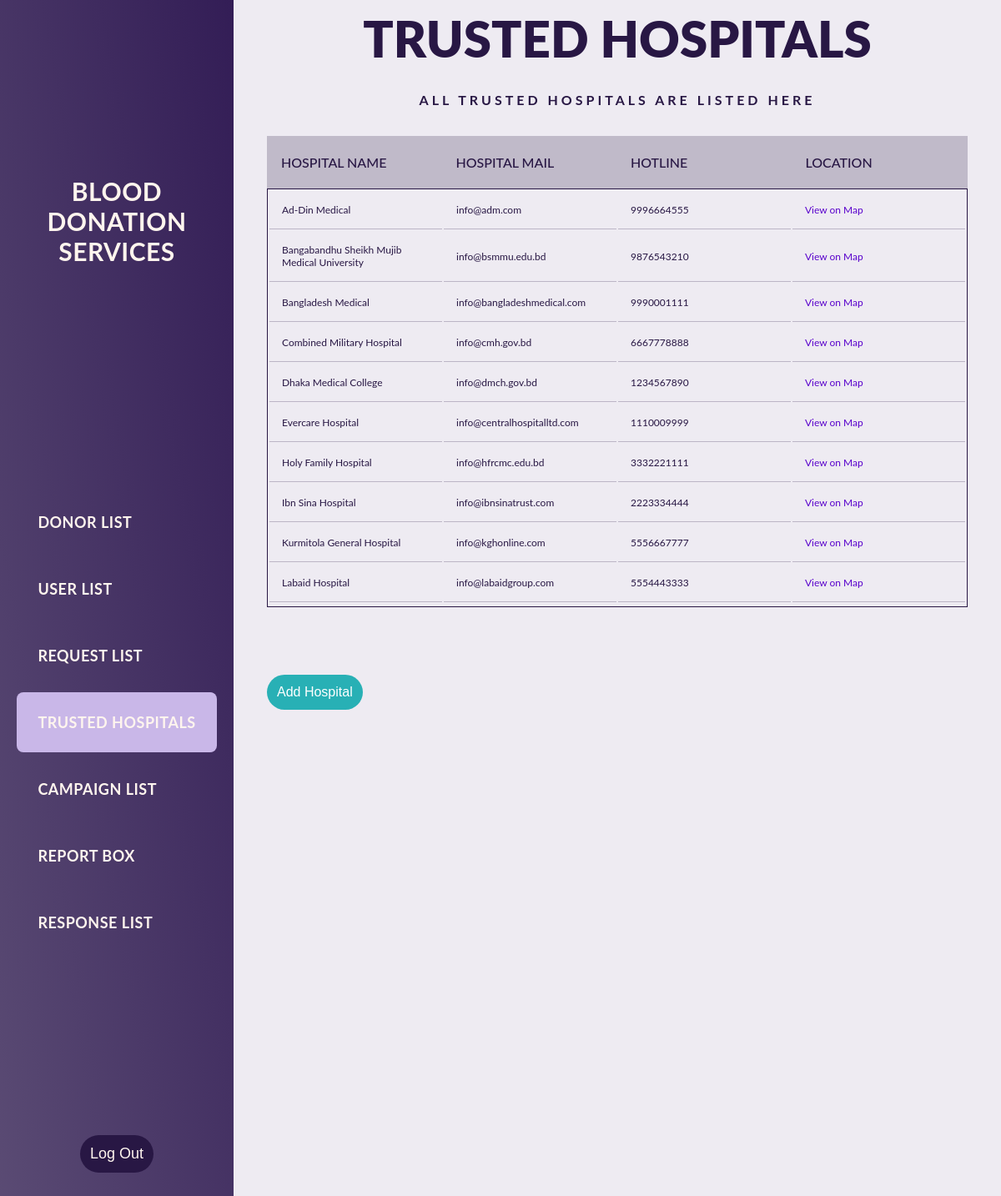
The page /admin_view_trusted_hospitals.php on the database its author committed.
### tables this page shows
CREATE TABLE `trusted_hospitals` (
  `hospital_name` varchar(50) NOT NULL,
  `hospital_mail` varchar(100) DEFAULT NULL,
  `hotline` varchar(15) DEFAULT NULL,
  `location` varchar(500) DEFAULT NULL
);

### admin_view_trusted_hospitals.php (the view, shortened to what this page needs)
<?php
    $conn = mysqli_connect("localhost", "root", "370_summer23", "blood_donation_services");
?>
<!DOCTYPE html>
<html lang="en">
<head>
    <link rel="stylesheet" type="text/css" href="admin_view.css">
</head>
<body>
    <div id="page_wrapper">
        <div id="sidenav" class="sidenav">
            <div class="logo_section">
                <h3>BLOOD DONATION</br>SERVICES</h3>
            </div>
            <div class="sidenav_header">
                <a href="admin_view_donor_list.php" class="active_color">
                    <div class="sidenav_link">
                        <h3>DONOR LIST</h3>
                    </div>
                </a>
                <a href="admin_view_user_list.php">
                    <div class="sidenav_link">
                        <h3>USER LIST</h3>
                    </div>
                </a>
                <a href="admin_view_request_list.php">
                    <div class="sidenav_link">
                        <h3>REQUEST LIST</h3>
                    </div>
                </a>
                <a href="">
                    <div class="sidenav_link active">
                        <h3>TRUSTED HOSPITALS</h3>
                    </div>
                </a>
                <a href="admin_view_campaign_list.php">
                    <div class="sidenav_link">
                        <h3>CAMPAIGN LIST</h3>
                    </div>
                </a>
                <a href="admin_view_report_box.php">
                    <div class="sidenav_link">
                        <h3>REPORT BOX</h3>
                    </div>
                </a>
                <a href="admin_view_response_list.php">
                    <div class="sidenav_link">
                        <h3>RESPONSE LIST</h3>
                    </div>
                </a>
            </div>
            <form action="logout.php" method="post">
                <button type="submit">Log Out</button>
            </form>
        </div>
        <main>
            <header>
                <div class="text">
                    <h2 class="head_tran"><span>TRUSTED HOSPITALS</span></h2>
                    <p class="head_head">ALL TRUSTED HOSPITALS ARE LISTED HERE</p>
                </div>
            </header>
            <section class="List">
                <div class="tbl-header">
                    <table>
                        <thead>
                            <tr>
                                <th>Hospital Name</th>
                                <th>Hospital Mail</th>
                                <th>Hotline</th>
                                <th>Location</th>
                            </tr>
                        </thead>
                    </table>
                </div>
                <div class="tbl-content">
                    <table>
                        <tbody>
                        <?php
                            $query = "SELECT * FROM trusted_hospitals";
                            $result = mysqli_query($conn, $query);
                            while($row = mysqli_fetch_assoc($result)){
                                echo "<tr>";
                                echo "<td>" . $row['hospital_name'] . "</td>";
                                echo "<td>" . $row['hospital_mail'] . "</td>";
                                echo "<td>" . $row['hotline'] . "</td>";
                                echo "<td><a href='" . $row['location'] . "' target='_blank'>View on Map</a></td>";
                                echo "</tr>";
                            }
                        ?>
                        </tbody>
                    </table>
                </div>
            </section>
            <p></br></p>
            <form action="admin_add_trusted_hospitals.php" method="GET">
                <input class="add" type="submit" value="Add Hospital">
            </form>
        </main>
    </div>
</body>
</html>

### admin_view.css (style rules this page uses)
body { margin: 0px; padding: 0px; background-color: var(--accent-dark); }
h2, h3 { margin: 0px; padding: 10px; }
:root { --accent-clr: #2a3ebc; --accent-dark: #a293b82e; --accent-light: rgb(93, 46, 46); --accent-dark_pirple: #281744; --text: seashell; }
#page_wrapper { height: 100vh; display: grid; grid-template-columns: 280px 1fr; font-family: 'Lato', sans-serif; }
.sidenav { background-image: linear-gradient(to top right, #5c4d75, #331d56); display: flex; flex-direction: column; justify-content: space-evenly; gap: 30px; align-items: center; }
button { padding: 12px; border: none; font-size: 18px; color: var(--text); border-radius: 30px; background-color: #281744; cursor: pointer; }
.sidenav_link { padding: 15px; margin-bottom: 8px; }
.sidenav_link.active { font-weight: 700; background-color: #c9b7e8; border-radius: 8px; }
.logo_section { padding: 20px 0px 50px 0px; padding-inline: 14px; text-align: center; color: var(--text); }
.logo_section h3 { font-weight: bold; font-size: 30px; }
h3 { color: var(--text); font-size: 18px; letter-spacing: .5px; }
a { text-decoration: none; }
.add { margin-top: 10px; margin-bottom: 10px; background-color: rgb(40, 176, 181); padding: 12px; border-radius: 30px; border: none; cursor: pointer; font-size: 16px; color: white; }
main { padding-bottom: 30px; padding-inline: 40px; }
.head_tran { font-size: 60px; color: #ffffff; text-transform: uppercase; font-weight: 900; text-align: center; transition: .6s; }
.head_head { text-align: center; }
h2 { font-size: 32px; font-weight: 300; color: var(--accent-clr); }
p { line-height: 145%; letter-spacing: 4px; font-weight: 700; color: var(--accent-dark_pirple); margin-bottom: 32px; }
.List { width: 100%; }
table { width: 100%; table-layout: fixed; }
.tbl-header { background-color: #2817443b; }
.tbl-content { height: 500px; overflow-y: scroll; border: 1px solid #281744; }
th { padding: 20px 15px; text-align: left; font-weight: 500; font-size: 16px; color: var(--accent-dark_pirple); text-transform: uppercase; }
td { padding: 15px; text-align: left; font-weight: 400; font-size: 12px; color: var(--accent-dark_pirple); border-bottom: 1px solid #28174440; }
span { color: var(--accent-dark_pirple); }
.tbl-content a { color: #5902cc; text-decoration: none; }

### rows shown on the page
trusted_hospitals: hospital_name "Ad-Din Medical", hospital_mail "info@adm.com", hotline "9996664555"
trusted_hospitals: hospital_name "Bangabandhu Sheikh Mujib Medical University", hospital_mail "info@bsmmu.edu.bd", hotline "9876543210"
trusted_hospitals: hospital_name "Bangladesh Medical", hospital_mail "info@bangladeshmedical.com", hotline "9990001111"
trusted_hospitals: hospital_name "Combined Military Hospital", hospital_mail "info@cmh.gov.bd", hotline "6667778888"
trusted_hospitals: hospital_name "Dhaka Medical College", hospital_mail "info@dmch.gov.bd", hotline "1234567890"
trusted_hospitals: hospital_name "Evercare Hospital", hospital_mail "info@centralhospitalltd.com", hotline "1110009999"
trusted_hospitals: hospital_name "Holy Family Hospital", hospital_mail "info@hfrcmc.edu.bd", hotline "3332221111"
trusted_hospitals: hospital_name "Ibn Sina Hospital", hospital_mail "info@ibnsinatrust.com", hotline "2223334444"
trusted_hospitals: hospital_name "Kurmitola General Hospital", hospital_mail "info@kghonline.com", hotline "5556667777"
trusted_hospitals: hospital_name "Labaid Hospital", hospital_mail "info@labaidgroup.com", hotline "5554443333"
